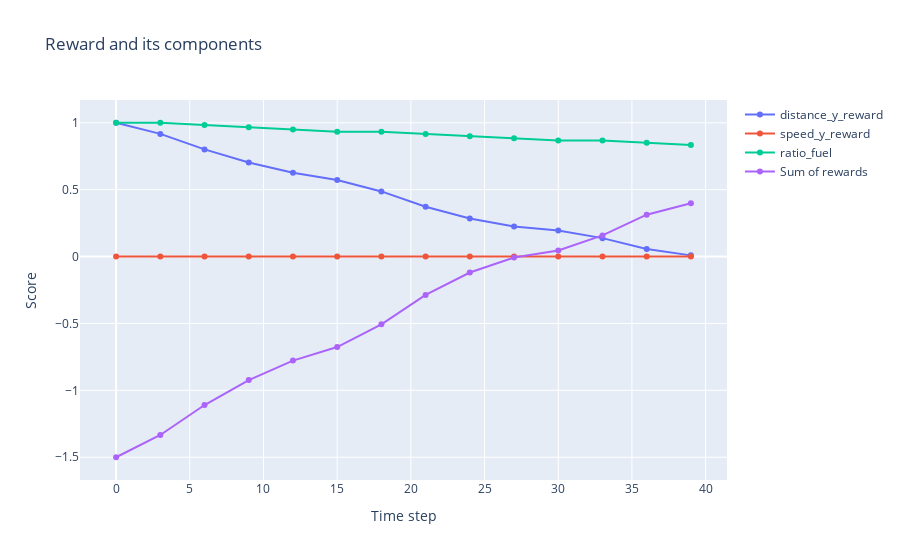

Source (notebook cell):
### Markdown cell above
Even though the second rocket consumes more fuel, it successfully keeps the speed within the desired range.
As shown in the reward plots, the RL policy allows the rocket to reach its goal more smoothly, with better speed control compared to the first attempt.

### Code cell
plot_reward_rocket_monoagent(env)

### Figure 1 — Plotly figure (JSON) as saved in the notebook; plotly's stock layout.template omitted (floating-point values rounded to 4 significant figures)
{"data": [{"mode": "lines+markers", "name": "distance_y_reward", "type": "scatter", "x": [0, 3, 6, 9, 12, 15, 18, 21, 24, 27, 30, 33, 36, 39], "y": [1, 0.9167, 0.8006, 0.7033, 0.6264, 0.5716, 0.4868, 0.3727, 0.2846, 0.2244, 0.1941, 0.1377, 0.05613, 0.008825]}, {"mode": "lines+markers", "name": "speed_y_reward", "type": "scatter", "x": [0, 3, 6, 9, 12, 15, 18, 21, 24, 27, 30, 33, 36, 39], "y": [0, 0, 0, 0, 0, 0, 0, 0, 0, 0, 0, 0, 0, 0]}, {"mode": "lines+markers", "name": "ratio_fuel", "type": "scatter", "x": [0, 3, 6, 9, 12, 15, 18, 21, 24, 27, 30, 33, 36, 39], "y": [1, 1, 0.9833, 0.9667, 0.95, 0.9333, 0.9333, 0.9167, 0.9, 0.8833, 0.8667, 0.8667, 0.85, 0.8333]}, {"mode": "lines+markers", "name": "Sum of rewards", "type": "scatter", "x": [0, 3, 6, 9, 12, 15, 18, 21, 24, 27, 30, 33, 36, 39], "y": [-1.5, -1.333, -1.11, -0.9233, -0.7777, -0.6766, -0.5069, -0.2872, -0.1193, -0.007169, 0.04507, 0.158, 0.3127, 0.399]}], "layout": {"title": {"text": "Reward and its components"}, "xaxis": {"title": {"text": "Time step"}}, "yaxis": {"title": {"text": "Score"}}}}
